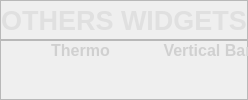
                 <widget class="QWidget" name="page_6">
                  <layout class="QVBoxLayout" name="verticalLayout_9">
                   <property name="spacing">
                    <number>0</number>
                   </property>
                   <property name="leftMargin">
                    <number>0</number>
                   </property>
                   <property name="topMargin">
                    <number>0</number>
                   </property>
                   <property name="rightMargin">
                    <number>0</number>
                   </property>
                   <property name="bottomMargin">
                    <number>0</number>
                   </property>
                   <item>
                    <widget class="QFrame" name="frame_19">
                     <property name="maximumSize">
                      <size>
                       <width>16777215</width>
                       <height>40</height>
                      </size>
                     </property>
                     <property name="frameShape">
                      <enum>QFrame::StyledPanel</enum>
                     </property>
                     <property name="frameShadow">
                      <enum>QFrame::Raised</enum>
                     </property>
                     <layout class="QHBoxLayout" name="horizontalLayout_18">
                      <property name="spacing">
                       <number>0</number>
                      </property>
                      <property name="leftMargin">
                       <number>0</number>
                      </property>
                      <property name="topMargin">
                       <number>0</number>
                      </property>
                      <property name="rightMargin">
                       <number>0</number>
                      </property>
                      <property name="bottomMargin">
                       <number>0</number>
                      </property>
                      <item>
                       <widget class="QLabel" name="label_page1a_3">
                        <property name="font">
                         <font>
                          <pointsize>20</pointsize>
                          <weight>75</weight>
                          <bold>true</bold>
                         </font>
                        </property>
                        <property name="styleSheet">
                         <string notr="true">color: rgb(224, 224, 224);</string>
                        </property>
                        <property name="text">
                         <string>OTHERS WIDGETS</string>
                        </property>
                        <property name="alignment">
                         <set>Qt::AlignCenter</set>
                        </property>
                       </widget>
                      </item>
                     </layout>
                    </widget>
                   </item>
                   <item>
                    <widget class="QFrame" name="frame_20">
                     <property name="frameShape">
                      <enum>QFrame::StyledPanel</enum>
                     </property>
                     <property name="frameShadow">
                      <enum>QFrame::Raised</enum>
                     </property>
                     <widget class="QWidget" name="layoutWidget_4">
                      <property name="geometry">
                       <rect>
                        <x>20</x>
                        <y>0</y>
                        <width>820</width>
                        <height>307</height>
                       </rect>
                      </property>
                      <layout class="QGridLayout" name="gridLayout_6">
                       <item row="0" column="0">
                        <widget class="QLabel" name="label_30">
                         <property name="minimumSize">
                          <size>
                           <width>120</width>
                           <height>0</height>
                          </size>
                         </property>
                         <property name="maximumSize">
                          <size>
                           <width>16777215</width>
                           <height>20</height>
                          </size>
                         </property>
                         <property name="font">
                          <font>
                           <pointsize>12</pointsize>
                           <weight>75</weight>
                           <bold>true</bold>
                          </font>
                         </property>
                         <property name="styleSheet">
                          <string notr="true">color: rgb(208, 208, 208);</string>
                         </property>
                         <property name="text">
                          <string>Thermo</string>
                         </property>
                         <property name="alignment">
                          <set>Qt::AlignCenter</set>
                         </property>
                        </widget>
                       </item>
                       <item row="0" column="1">
                        <widget class="QLabel" name="label_31">
                         <property name="minimumSize">
                          <size>
                           <width>120</width>
                           <height>0</height>
                          </size>
                         </property>
                         <property name="maximumSize">
                          <size>
                           <width>16777215</width>
                           <height>20</height>
                          </size>
                         </property>
                         <property name="font">
                          <font>
                           <pointsize>12</pointsize>
                           <weight>75</weight>
                           <bold>true</bold>
                          </font>
                         </property>
                         <property name="styleSheet">
                          <string notr="true">color: rgb(208, 208, 208);</string>
                         </property>
                         <property name="text">
                          <string>Vertical Bar</string>
                         </property>
                         <property name="alignment">
                          <set>Qt::AlignCenter</set>
                         </property>
                        </widget>
                       </item>
                       <item row="0" column="2">
                        <widget class="QLabel" name="label_34">
                         <property name="minimumSize">
                          <size>
                           <width>280</width>
                           <height>0</height>
                          </size>
                         </property>
                         <property name="maximumSize">
                          <size>
                           <width>16777215</width>
                           <height>20</height>
                          </size>
                         </property>
                         <property name="font">
                          <font>
                           <pointsize>12</pointsize>
                           <weight>75</weight>
                           <bold>true</bold>
                          </font>
                         </property>
                         <property name="styleSheet">
                          <string notr="true">color: rgb(208, 208, 208);</string>
                         </property>
                         <property name="text">
                          <string>Progress Bar</string>
                         </property>
                         <property name="alignment">
                          <set>Qt::AlignCenter</set>
                         </property>
                        </widget>
                       </item>
                       <item row="0" column="3">
                        <widget class="QLabel" name="label_35">
                         <property name="minimumSize">
                          <size>
                           <width>280</width>
                           <height>0</height>
                          </size>
                         </property>
                         <property name="maximumSize">
                          <size>
                           <width>16777215</width>
                           <height>20</height>
                          </size>
                         </property>
                         <property name="font">
                          <font>
                           <pointsize>12</pointsize>
                           <weight>75</weight>
                           <bold>true</bold>
                          </font>
                         </property>
                         <property name="styleSheet">
                          <string notr="true">color: rgb(208, 208, 208);</string>
                         </property>
                         <property name="text">
                          <string>Spiral Progress Bar</string>
                         </property>
                         <property name="alignment">
                          <set>Qt::AlignCenter</set>
                         </property>
                        </widget>
                       </item>
                       <item row="1" column="0">
                        <widget class="Termo" name="termo_1" native="true">
                         <property name="minimumSize">
                          <size>
                           <width>0</width>
                           <height>280</height>
                          </size>
                         </property>
                         <property name="maximumSize">
                          <size>
                           <width>16777215</width>
                           <height>16777215</height>
                          </size>
                         </property>
                        </widget>
                       </item>
                       <item row="1" column="1">
                        <widget class="VerticalBar" name="verticalbar_1" native="true">
                         <property name="minimumSize">
                          <size>
                           <width>0</width>
                           <height>0</height>
                          </size>
                         </property>
                         <property name="maximumSize">
                          <size>
                           <width>16777215</width>
                           <height>16777215</height>
                          </size>
                         </property>
                        </widget>
                       </item>
                       <item row="1" column="2">
                        <widget class="RoundProgressBar" name="roundprogressbar_1" native="true">
                         <property name="minimumSize">
                          <size>
                           <width>0</width>
                           <height>0</height>
                          </size>
                         </property>
                        </widget>
                       </item>
                       <item row="1" column="3">
                        <widget class="SpiralProgressBar" name="spiralprogressbar_1" native="true"/>
                       </item>
                      </layout>
                     </widget>
                    </widget>
                   </item>
                  </layout>
                 </widget>
